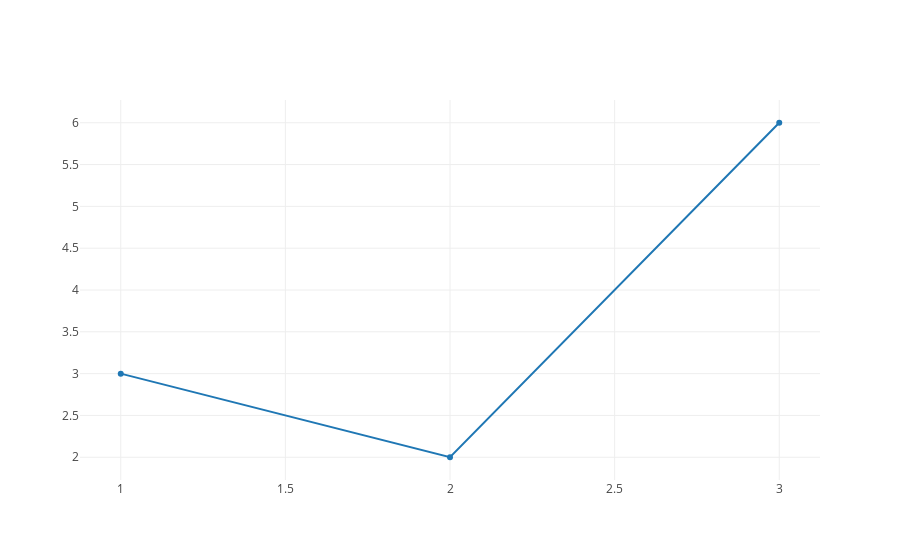

Notebook code cell kept with this figure:
### Code cell
plt([plt_type.Scatter(x=[1, 2, 3], y=[3, 2, 6])], image_width=3500, image_height=500, image='svg')

### Figure 1 — Plotly figure (JSON) as saved in the notebook; plotly's stock layout.template omitted (floating-point values rounded to 4 significant figures)
{"data": [{"type": "scatter", "uid": "00517f2a-a255-11e8-b0fb-98f2b3ed0016", "x": [1, 2, 3], "y": [3, 2, 6]}], "layout": {}}
